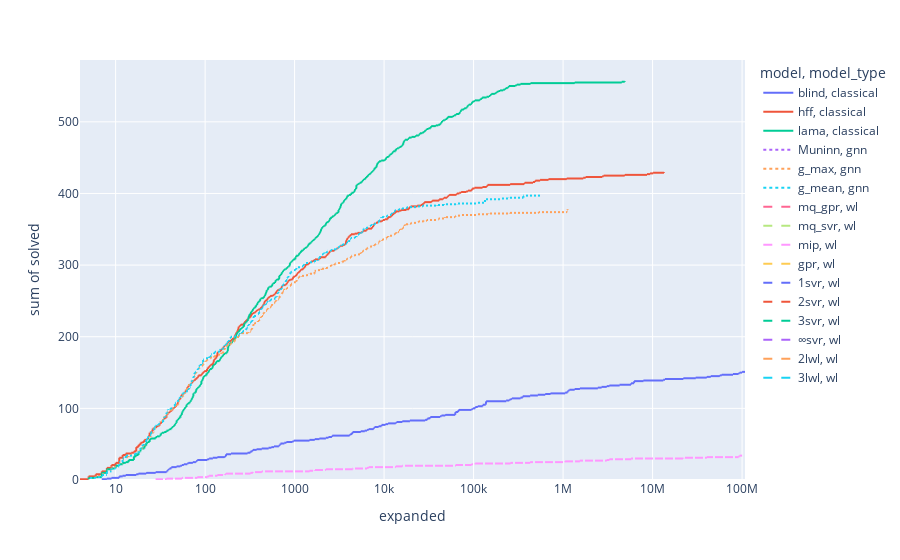

Notebook source saved alongside this figure:
### Markdown cell above
### Cumulative expanded

### Code cell
exp_df = WHOLE_DF.copy()
exp_df["expanded"] = exp_df["expanded"] * exp_df["solved"]
fig = px.ecdf(
    exp_df,
    x="expanded",
    y="solved",
    color="model",
    line_dash="model_type",
    ecdfnorm=None,
    log_x=True,
)
fig.show()
fig.write_html("px/cumulative_expanded.html")

### Figure 1 — Plotly figure (JSON) as saved in the notebook; plotly's stock layout.template omitted (floating-point values rounded to 4 significant figures; data arrays with more than 128 entries replaced by an {"elided": "..."} marker saying what was removed)
{"data": [{"hovertemplate": "model=blind<br>model_type=classical<br>expanded=%{x}<br>sum of solved=%{y}<extra></extra>", "legendgroup": "blind, classical", "line": {"dash": "solid", "shape": "hv"}, "marker": {"color": "#636efa", "symbol": "circle"}, "mode": "lines", "name": "blind, classical", "showlegend": true, "type": "scattergl", "x": {"elided": "900 int values"}, "xaxis": "x", "y": {"elided": "900 int values"}, "yaxis": "y"}, {"hovertemplate": "model=hff<br>model_type=classical<br>expanded=%{x}<br>sum of solved=%{y}<extra></extra>", "legendgroup": "hff, classical", "line": {"dash": "solid", "shape": "hv"}, "marker": {"color": "#EF553B", "symbol": "circle"}, "mode": "lines", "name": "hff, classical", "showlegend": true, "type": "scattergl", "x": {"elided": "900 int values"}, "xaxis": "x", "y": {"elided": "900 int values"}, "yaxis": "y"}, {"hovertemplate": "model=lama<br>model_type=classical<br>expanded=%{x}<br>sum of solved=%{y}<extra></extra>", "legendgroup": "lama, classical", "line": {"dash": "solid", "shape": "hv"}, "marker": {"color": "#00cc96", "symbol": "circle"}, "mode": "lines", "name": "lama, classical", "showlegend": true, "type": "scattergl", "x": {"elided": "900 int values"}, "xaxis": "x", "y": {"elided": "900 int values"}, "yaxis": "y"}, {"hovertemplate": "model=Muninn<br>model_type=gnn<br>expanded=%{x}<br>sum of solved=%{y}<extra></extra>", "legendgroup": "Muninn, gnn", "line": {"dash": "dot", "shape": "hv"}, "marker": {"color": "#ab63fa", "symbol": "circle"}, "mode": "lines", "name": "Muninn, gnn", "showlegend": true, "type": "scattergl", "x": {"elided": "900 int values"}, "xaxis": "x", "y": {"elided": "900 int values"}, "yaxis": "y"}, {"hovertemplate": "model=g_max<br>model_type=gnn<br>expanded=%{x}<br>sum of solved=%{y}<extra></extra>", "legendgroup": "g_max, gnn", "line": {"dash": "dot", "shape": "hv"}, "marker": {"color": "#FFA15A", "symbol": "circle"}, "mode": "lines", "name": "g_max, gnn", "showlegend": true, "type": "scattergl", "x": {"elided": "900 int values"}, "xaxis": "x", "y": {"elided": "900 int values"}, "yaxis": "y"}, {"hovertemplate": "model=g_mean<br>model_type=gnn<br>expanded=%{x}<br>sum of solved=%{y}<extra></extra>", "legendgroup": "g_mean, gnn", "line": {"dash": "dot", "shape": "hv"}, "marker": {"color": "#19d3f3", "symbol": "circle"}, "mode": "lines", "name": "g_mean, gnn", "showlegend": true, "type": "scattergl", "x": {"elided": "900 int values"}, "xaxis": "x", "y": {"elided": "900 int values"}, "yaxis": "y"}, {"hovertemplate": "model=mq_gpr<br>model_type=wl<br>expanded=%{x}<br>sum of solved=%{y}<extra></extra>", "legendgroup": "mq_gpr, wl", "line": {"dash": "dash", "shape": "hv"}, "marker": {"color": "#FF6692", "symbol": "circle"}, "mode": "lines", "name": "mq_gpr, wl", "showlegend": true, "type": "scattergl", "x": {"elided": "900 int values"}, "xaxis": "x", "y": {"elided": "900 int values"}, "yaxis": "y"}, {"hovertemplate": "model=mq_svr<br>model_type=wl<br>expanded=%{x}<br>sum of solved=%{y}<extra></extra>", "legendgroup": "mq_svr, wl", "line": {"dash": "dash", "shape": "hv"}, "marker": {"color": "#B6E880", "symbol": "circle"}, "mode": "lines", "name": "mq_svr, wl", "showlegend": true, "type": "scattergl", "x": {"elided": "900 int values"}, "xaxis": "x", "y": {"elided": "900 int values"}, "yaxis": "y"}, {"hovertemplate": "model=mip<br>model_type=wl<br>expanded=%{x}<br>sum of solved=%{y}<extra></extra>", "legendgroup": "mip, wl", "line": {"dash": "dash", "shape": "hv"}, "marker": {"color": "#FF97FF", "symbol": "circle"}, "mode": "lines", "name": "mip, wl", "showlegend": true, "type": "scattergl", "x": {"elided": "900 int values"}, "xaxis": "x", "y": {"elided": "900 int values"}, "yaxis": "y"}, {"hovertemplate": "model=gpr<br>model_type=wl<br>expanded=%{x}<br>sum of solved=%{y}<extra></extra>", "legendgroup": "gpr, wl", "line": {"dash": "dash", "shape": "hv"}, "marker": {"color": "#FECB52", "symbol": "circle"}, "mode": "lines", "name": "gpr, wl", "showlegend": true, "type": "scattergl", "x": {"elided": "900 int values"}, "xaxis": "x", "y": {"elided": "900 int values"}, "yaxis": "y"}, {"hovertemplate": "model=1svr<br>model_type=wl<br>expanded=%{x}<br>sum of solved=%{y}<extra></extra>", "legendgroup": "1svr, wl", "line": {"dash": "dash", "shape": "hv"}, "marker": {"color": "#636efa", "symbol": "circle"}, "mode": "lines", "name": "1svr, wl", "showlegend": true, "type": "scattergl", "x": {"elided": "900 int values"}, "xaxis": "x", "y": {"elided": "900 int values"}, "yaxis": "y"}, {"hovertemplate": "model=2svr<br>model_type=wl<br>expanded=%{x}<br>sum of solved=%{y}<extra></extra>", "legendgroup": "2svr, wl", "line": {"dash": "dash", "shape": "hv"}, "marker": {"color": "#EF553B", "symbol": "circle"}, "mode": "lines", "name": "2svr, wl", "showlegend": true, "type": "scattergl", "x": {"elided": "900 int values"}, "xaxis": "x", "y": {"elided": "900 int values"}, "yaxis": "y"}, {"hovertemplate": "model=3svr<br>model_type=wl<br>expanded=%{x}<br>sum of solved=%{y}<extra></extra>", "legendgroup": "3svr, wl", "line": {"dash": "dash", "shape": "hv"}, "marker": {"color": "#00cc96", "symbol": "circle"}, "mode": "lines", "name": "3svr, wl", "showlegend": true, "type": "scattergl", "x": {"elided": "900 int values"}, "xaxis": "x", "y": {"elided": "900 int values"}, "yaxis": "y"}, {"hovertemplate": "model=∞svr<br>model_type=wl<br>expanded=%{x}<br>sum of solved=%{y}<extra></extra>", "legendgroup": "∞svr, wl", "line": {"dash": "dash", "shape": "hv"}, "marker": {"color": "#ab63fa", "symbol": "circle"}, "mode": "lines", "name": "∞svr, wl", "showlegend": true, "type": "scattergl", "x": {"elided": "900 int values"}, "xaxis": "x", "y": {"elided": "900 int values"}, "yaxis": "y"}, {"hovertemplate": "model=2lwl<br>model_type=wl<br>expanded=%{x}<br>sum of solved=%{y}<extra></extra>", "legendgroup": "2lwl, wl", "line": {"dash": "dash", "shape": "hv"}, "marker": {"color": "#FFA15A", "symbol": "circle"}, "mode": "lines", "name": "2lwl, wl", "showlegend": true, "type": "scattergl", "x": {"elided": "900 int values"}, "xaxis": "x", "y": {"elided": "900 int values"}, "yaxis": "y"}, {"hovertemplate": "model=3lwl<br>model_type=wl<br>expanded=%{x}<br>sum of solved=%{y}<extra></extra>", "legendgroup": "3lwl, wl", "line": {"dash": "dash", "shape": "hv"}, "marker": {"color": "#19d3f3", "symbol": "circle"}, "mode": "lines", "name": "3lwl, wl", "showlegend": true, "type": "scattergl", "x": {"elided": "900 int values"}, "xaxis": "x", "y": {"elided": "900 int values"}, "yaxis": "y"}], "layout": {"legend": {"title": {"text": "model, model_type"}, "tracegroupgap": 0}, "margin": {"t": 60}, "xaxis": {"anchor": "y", "domain": [0, 1], "title": {"text": "expanded"}, "type": "log"}, "yaxis": {"anchor": "x", "domain": [0, 1], "rangemode": "tozero", "title": {"text": "sum of solved"}}}}
